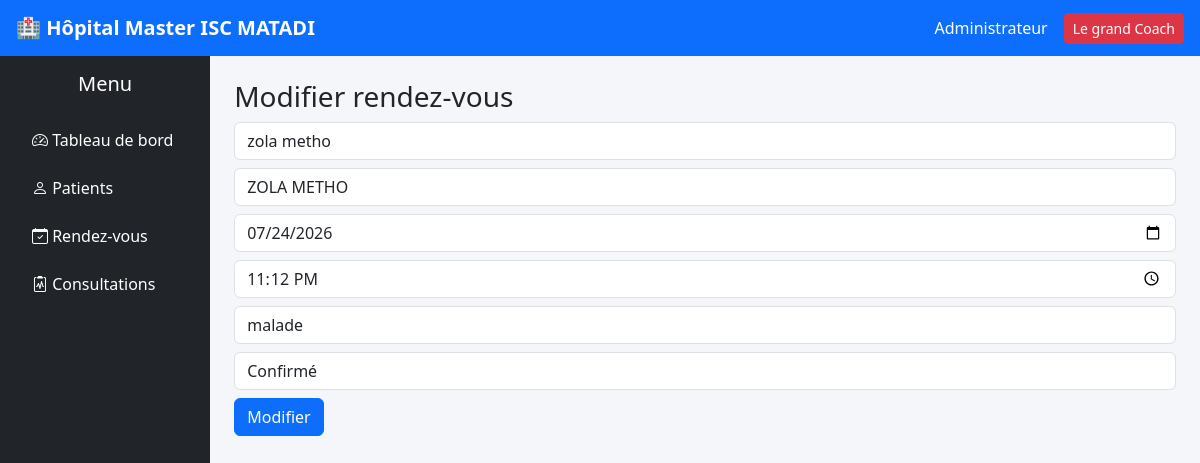
The app's page /rendez_vous/modifier.php?id=1 with its own data.
### tables this page shows
CREATE TABLE `rendez_vous` (
  `id` int(11) NOT NULL,
  `patient_id` int(11) NOT NULL,
  `medecin_id` int(11) NOT NULL,
  `date_rdv` date NOT NULL,
  `heure` time NOT NULL,
  `motif` varchar(255) DEFAULT NULL,
  `statut` enum('En attente','Confirmé','Annulé','Effectué') DEFAULT 'En attente'
);

CREATE TABLE `patients` (
  `id` int(11) NOT NULL,
  `numero_patient` varchar(20) NOT NULL,
  `nom` varchar(100) NOT NULL,
  `prenom` varchar(100) NOT NULL,
  `sexe` enum('Masculin','Feminin') NOT NULL,
  `date_naissance` date DEFAULT NULL,
  `adresse` varchar(255) DEFAULT NULL,
  `telephone` varchar(20) DEFAULT NULL,
  `date_enregistrement` timestamp NOT NULL DEFAULT current_timestamp()
);

CREATE TABLE `medecins` (
  `id` int(11) NOT NULL,
  `nom` varchar(100) NOT NULL,
  `prenom` varchar(100) NOT NULL,
  `specialite` varchar(100) DEFAULT NULL,
  `telephone` varchar(20) DEFAULT NULL,
  `email` varchar(100) DEFAULT NULL
);

### rendez_vous/modifier.php (the view, shortened to what this page needs)
<?php
$db = new Database();
$conn = $db->connecter();
$id = $_GET['id'];
$stmt = $conn->prepare("SELECT * FROM rendez_vous WHERE id = ?");
$stmt->execute([$id]);
$rv = $stmt->fetch();
$patients = $conn->query("SELECT id, nom, prenom FROM patients")->fetchAll();
$medecins = $conn->query("SELECT id, nom, prenom FROM medecins")->fetchAll();
?>
<?php include "../includes/header.php"; ?>
<?php include "../includes/navbar.php"; ?>
<?php include "../includes/sidebar.php"; ?>
<h3>Modifier rendez-vous</h3>
<form method="POST">
    <select name="patient_id" class="form-control mb-2">
        <?php foreach ($patients as $p): ?>
            <option value="<?= $p['id'] ?>"
                <?= $p['id'] == $rv['patient_id'] ? 'selected' : '' ?>>
                <?= $p['nom'] . " " . $p['prenom'] ?>
            </option>
        <?php endforeach; ?>
    </select>
    <select name="medecin_id" class="form-control mb-2">
        <?php foreach ($medecins as $m): ?>
            <option value="<?= $m['id'] ?>"
                <?= $m['id'] == $rv['medecin_id'] ? 'selected' : '' ?>>
                <?= $m['nom'] . " " . $m['prenom'] ?>
            </option>
        <?php endforeach; ?>
    </select>
    <input type="date" name="date_rdv"
           value="<?= $rv['date_rdv'] ?>"
           class="form-control mb-2">
    <input type="time" name="heure"
           value="<?= $rv['heure'] ?>"
           class="form-control mb-2">
    <input type="text" name="motif"
           value="<?= $rv['motif'] ?>"
           class="form-control mb-2">
    <select name="statut" class="form-control mb-2">
        <option <?= $rv['statut']=='Confirmé'?'selected':'' ?>>Confirmé</option>
    </select>
    <button type="submit" name="update" class="btn btn-primary">
        Modifier
    </button>
</form>
<?php include "../includes/footer.php"; ?>

### assets/css/style.css (style rules this page uses)
body { background-color: #f4f6f9; }

### records on screen
rendez_vous: patient_id "zola metho", medecin_id "ZOLA METHO", date_rdv "07/24/2026", heure "23:12:00", motif "malade", statut "Confirmé"
